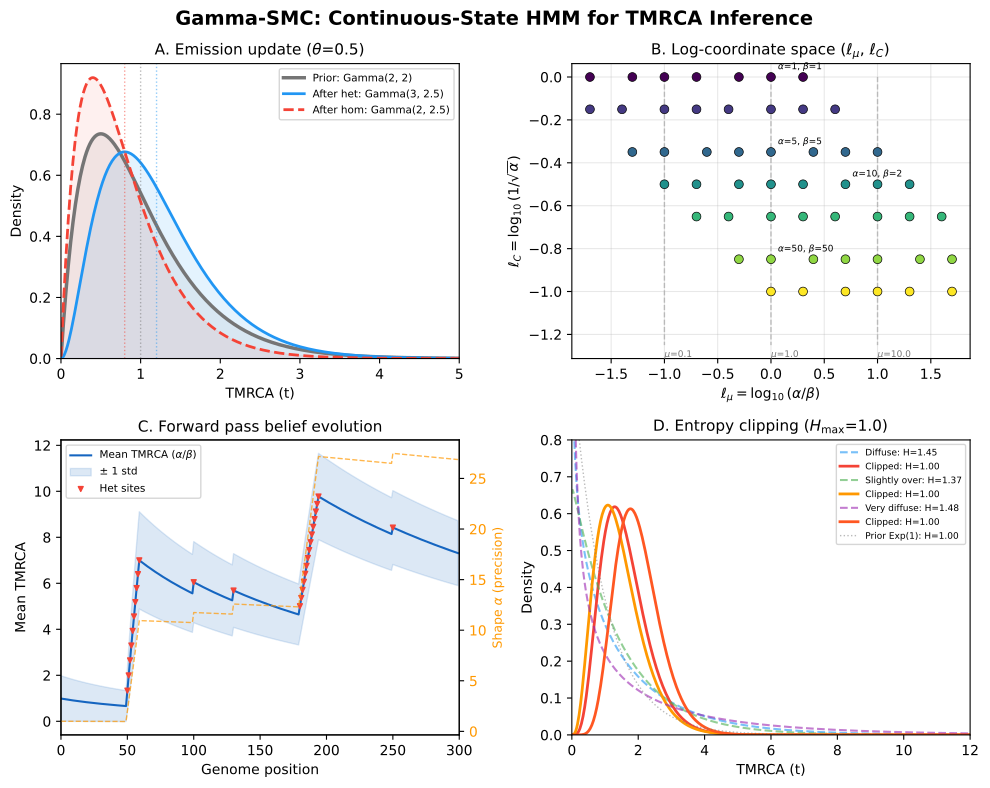

The Python source for this figure:
"""
Figure: Gamma-SMC continuous-state HMM for pairwise TMRCA inference.

Shows emission updates via Poisson-gamma conjugacy, the log-coordinate
transformation, forward-pass belief evolution along the genome, and
entropy clipping to prevent approximation drift.
"""

import numpy as np
import matplotlib.pyplot as plt
from scipy.stats import gamma as gamma_dist
from watchgen.mini_gamma_smc import (
    gamma_emission_update,
    to_log_coords,
    from_log_coords,
    gamma_smc_forward,
    gamma_entropy,
    entropy_clip,
    FlowField,
)

plt.rcParams.update({
    "font.size": 10,
    "axes.titlesize": 11,
    "axes.labelsize": 10,
    "figure.dpi": 150,
})

fig, axes = plt.subplots(2, 2, figsize=(10, 8))
fig.suptitle("Gamma-SMC: Continuous-State HMM for TMRCA Inference",
             fontsize=14, fontweight="bold")

# ---------------------------------------------------------------------------
# Panel A: Gamma emission update -- prior vs posterior after het observation
# ---------------------------------------------------------------------------
ax = axes[0, 0]

alpha_prior, beta_prior = 2.0, 2.0
theta = 0.5

# After observing a heterozygous site (y=1)
alpha_post, beta_post = gamma_emission_update(alpha_prior, beta_prior, 1, theta)

# After observing a homozygous site (y=0)
alpha_hom, beta_hom = gamma_emission_update(alpha_prior, beta_prior, 0, theta)

x = np.linspace(0.001, 5.0, 500)

pdf_prior = gamma_dist.pdf(x, a=alpha_prior, scale=1.0 / beta_prior)
pdf_post_het = gamma_dist.pdf(x, a=alpha_post, scale=1.0 / beta_post)
pdf_post_hom = gamma_dist.pdf(x, a=alpha_hom, scale=1.0 / beta_hom)

ax.plot(x, pdf_prior, color="#757575", lw=2.5, label=(
    rf"Prior: Gamma({alpha_prior:.0f}, {beta_prior:.0f})"))
ax.fill_between(x, pdf_prior, alpha=0.1, color="#757575")

ax.plot(x, pdf_post_het, color="#2196F3", lw=2, label=(
    rf"After het: Gamma({alpha_post:.0f}, {beta_post:.1f})"))
ax.fill_between(x, pdf_post_het, alpha=0.12, color="#2196F3")

ax.plot(x, pdf_post_hom, color="#F44336", lw=2, ls="--", label=(
    rf"After hom: Gamma({alpha_hom:.0f}, {beta_hom:.1f})"))
ax.fill_between(x, pdf_post_hom, alpha=0.08, color="#F44336")

ax.axvline(alpha_prior / beta_prior, color="#757575", ls=":", lw=1, alpha=0.5)
ax.axvline(alpha_post / beta_post, color="#2196F3", ls=":", lw=1, alpha=0.5)
ax.axvline(alpha_hom / beta_hom, color="#F44336", ls=":", lw=1, alpha=0.5)

ax.set_xlabel("TMRCA (t)")
ax.set_ylabel("Density")
ax.set_title(rf"A. Emission update ($\theta$={theta})")
ax.legend(fontsize=7.5, loc="upper right")
ax.set_xlim(0, 5)
ax.set_ylim(0, None)

# ---------------------------------------------------------------------------
# Panel B: Log-coordinate transformation
# ---------------------------------------------------------------------------
ax = axes[0, 1]

# Generate a grid of (alpha, beta) points
alpha_vals = np.array([1, 2, 5, 10, 20, 50, 100])
beta_vals = np.array([0.5, 1, 2, 5, 10, 20, 50, 100])

# Collect points
ab_points = []
lm_lc_points = []
colors_b = []

cmap = plt.cm.viridis
for i, a in enumerate(alpha_vals):
    for j, b in enumerate(beta_vals):
        if a / b > 0.01 and a / b < 100:  # reasonable mean range
            l_mu, l_C = to_log_coords(a, b)
            ab_points.append((a, b))
            lm_lc_points.append((l_mu, l_C))
            colors_b.append(cmap(i / (len(alpha_vals) - 1)))

ab_points = np.array(ab_points)
lm_lc_points = np.array(lm_lc_points)

ax.scatter(lm_lc_points[:, 0], lm_lc_points[:, 1], c=colors_b,
           s=40, edgecolors="k", linewidths=0.5, zorder=5)

# Annotate a few key points
highlights = [(1.0, 1.0), (5.0, 5.0), (10.0, 2.0), (50.0, 50.0)]
for a, b in highlights:
    l_mu, l_C = to_log_coords(a, b)
    ax.annotate(rf"$\alpha$={a:.0f}, $\beta$={b:.0f}",
                xy=(l_mu, l_C), fontsize=6.5,
                xytext=(5, 5), textcoords="offset points",
                arrowprops=dict(arrowstyle="-", color="#555", lw=0.5))

# Draw constant-mean lines in log-coords
for mean_val in [0.1, 1.0, 10.0]:
    alpha_line = np.logspace(0, 2.5, 100)
    beta_line = alpha_line / mean_val
    l_mu_line = np.log10(alpha_line / beta_line)
    l_C_line = np.log10(1.0 / np.sqrt(alpha_line))
    ax.plot(l_mu_line, l_C_line, color="#BDBDBD", lw=1, ls="--", zorder=1)
    ax.text(l_mu_line[-1], l_C_line[-1] - 0.06,
            rf"$\mu$={mean_val}", fontsize=6.5, color="#757575")

ax.set_xlabel(r"$\ell_\mu = \log_{10}(\alpha/\beta)$")
ax.set_ylabel(r"$\ell_C = \log_{10}(1/\sqrt{\alpha})$")
ax.set_title(r"B. Log-coordinate space ($\ell_\mu$, $\ell_C$)")
ax.grid(True, alpha=0.3)

# ---------------------------------------------------------------------------
# Panel C: Forward algorithm along the genome
# ---------------------------------------------------------------------------
ax = axes[1, 0]

# Build a zero-displacement flow field for the demo
l_mu_grid = np.linspace(-5, 2, 51)
l_C_grid = np.linspace(-2, 0, 50)
dl_mu_arr = np.zeros((51, 50))
# Small positive l_C displacement simulates diffusion toward the prior
dl_C_arr = 0.02 * np.ones((51, 50))
ff = FlowField(l_mu_grid, l_C_grid, dl_mu_arr, dl_C_arr)

# Create a simulated observation sequence with clustered hets
np.random.seed(123)
n_positions = 300
obs = [0] * n_positions
# Two clusters of heterozygous sites
het_positions = list(range(50, 60)) + list(range(180, 195))
# A few scattered hets
het_positions += [100, 130, 250]
for p in het_positions:
    obs[p] = 1

theta_demo = 0.01
rho_demo = 0.005

a_fwd, b_fwd = gamma_smc_forward(obs, theta_demo, rho_demo, ff)
mean_tmrca = a_fwd / b_fwd

positions = np.arange(n_positions)

# Plot mean TMRCA
color_mean = "#1565C0"
ax.plot(positions, mean_tmrca, color=color_mean, lw=1.5, label=r"Mean TMRCA ($\alpha/\beta$)")

# Shade +/- 1 std
std_tmrca = np.sqrt(a_fwd) / b_fwd
ax.fill_between(positions, mean_tmrca - std_tmrca, mean_tmrca + std_tmrca,
                color=color_mean, alpha=0.15, label=r"$\pm$ 1 std")

# Mark het positions
het_y = np.interp(het_positions, positions, mean_tmrca)
ax.scatter(het_positions, het_y, color="#F44336", s=12, zorder=5,
           label="Het sites", marker="v")

# Secondary axis for alpha (shape = precision proxy)
ax2 = ax.twinx()
ax2.plot(positions, a_fwd, color="#FF9800", lw=1, ls="--", alpha=0.7)
ax2.set_ylabel(r"Shape $\alpha$ (precision)", color="#FF9800", fontsize=9)
ax2.tick_params(axis="y", labelcolor="#FF9800")

ax.set_xlabel("Genome position")
ax.set_ylabel("Mean TMRCA")
ax.set_title("C. Forward pass belief evolution")
ax.legend(fontsize=7.5, loc="upper left")
ax.set_xlim(0, n_positions)

# ---------------------------------------------------------------------------
# Panel D: Entropy clipping
# ---------------------------------------------------------------------------
ax = axes[1, 1]

# Start with a distribution that has high entropy (diffuse)
cases = [
    (0.8, 0.5, "Diffuse"),
    (1.01, 0.7, "Slightly over"),
    (0.5, 0.25, "Very diffuse"),
]

x_ent = np.linspace(0.001, 12.0, 500)
h_max = 1.0

line_colors = ["#2196F3", "#4CAF50", "#9C27B0"]
clip_colors = ["#F44336", "#FF9800", "#FF5722"]

for idx, (a, b, label) in enumerate(cases):
    h_before = gamma_entropy(a, b)
    a_clip, b_clip = entropy_clip(a, b, h_max=h_max)
    h_after = gamma_entropy(a_clip, b_clip)

    pdf_before = gamma_dist.pdf(x_ent, a=a, scale=1.0 / b)
    pdf_after = gamma_dist.pdf(x_ent, a=a_clip, scale=1.0 / b_clip)

    # Plot before (dashed) and after (solid)
    ax.plot(x_ent, pdf_before, color=line_colors[idx], lw=1.5, ls="--", alpha=0.6,
            label=rf"{label}: H={h_before:.2f}")
    ax.plot(x_ent, pdf_after, color=clip_colors[idx], lw=2,
            label=rf"Clipped: H={h_after:.2f}")

# Add the entropy threshold reference: Gamma(1,1) = Exp(1) has H=1
pdf_ref = gamma_dist.pdf(x_ent, a=1.0, scale=1.0)
ax.plot(x_ent, pdf_ref, color="#757575", lw=1, ls=":", alpha=0.5,
        label=rf"Prior Exp(1): H={gamma_entropy(1.0, 1.0):.2f}")

ax.set_xlabel("TMRCA (t)")
ax.set_ylabel("Density")
ax.set_title(rf"D. Entropy clipping ($H_{{\max}}$={h_max:.1f})")
ax.legend(fontsize=6.5, loc="upper right", ncol=1)
ax.set_xlim(0, 12)
ax.set_ylim(0, 0.8)

plt.tight_layout()
plt.savefig("figures/fig_mini_gamma_smc.png", dpi=150, bbox_inches="tight")
plt.savefig("figures/fig_mini_gamma_smc.pdf", bbox_inches="tight")
print("Saved figures/fig_mini_gamma_smc.png")
